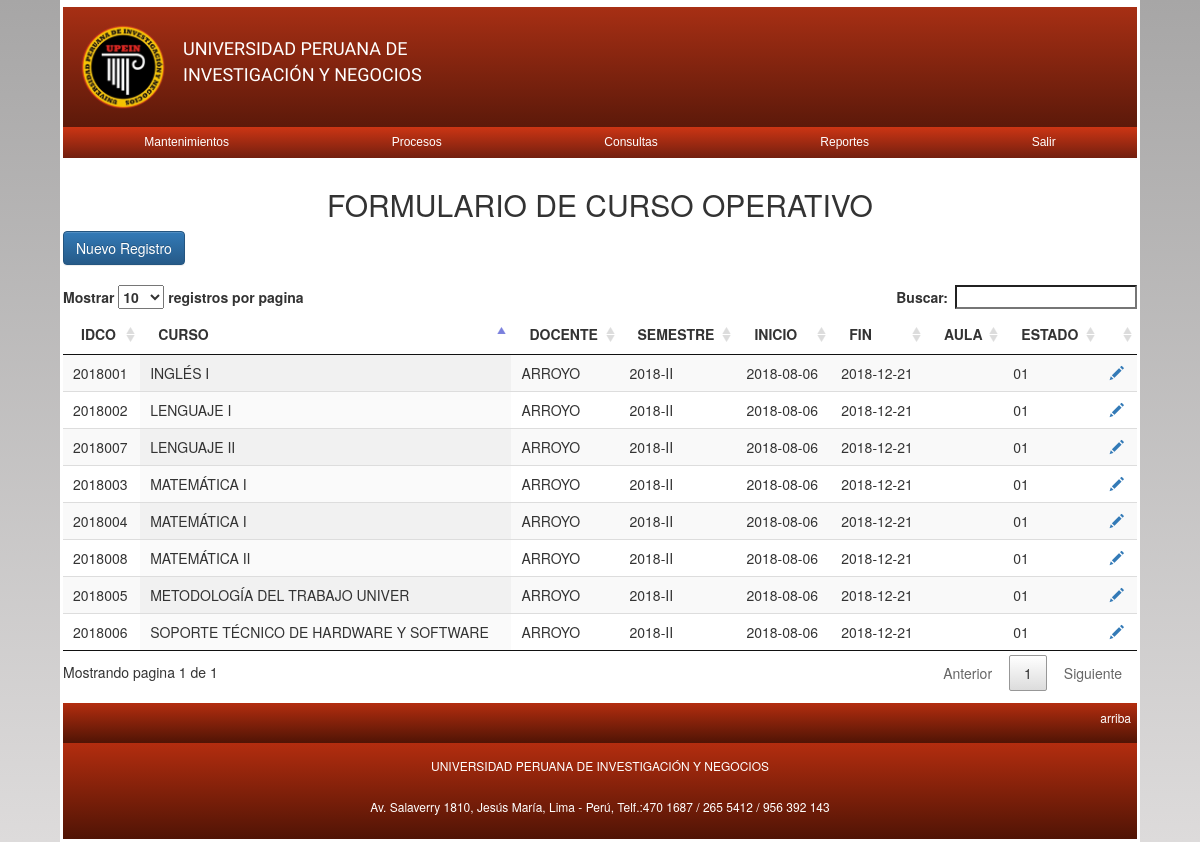
The page /proceso/academico/p_a_cursoo.php (signed in) on the database its author committed.
### tables this page shows
CREATE TABLE `tbl_curso_operativo` (
  `IDCO` char(7) NOT NULL DEFAULT '',
  `IDCursos` varchar(8) DEFAULT NULL,
  `IDDocente` varchar(10) DEFAULT NULL,
  `IDSemestre` int(11) DEFAULT NULL,
  `IDAula` int(11) NOT NULL,
  `F_exParcial` datetime DEFAULT NULL,
  `F_exFinal` datetime DEFAULT NULL,
  `F_exSusti` datetime DEFAULT NULL,
  `Estado` char(2) DEFAULT NULL
);

CREATE TABLE `tbl_cursos` (
  `Año` int(11) NOT NULL,
  `Semestre` varchar(2) NOT NULL,
  `IDCursos` varchar(8) NOT NULL DEFAULT '',
  `Descripcion` varchar(100) DEFAULT NULL,
  `IDCarrera` varchar(4) NOT NULL,
  `Tipo_Curso` varchar(1) DEFAULT NULL,
  `IDCiclo` int(11) DEFAULT NULL,
  `IDPrerequisito` varchar(8) NOT NULL,
  `Creditos` int(11) DEFAULT NULL,
  `Rcreditos` int(11) DEFAULT NULL,
  `HorasTeoricas` int(5) DEFAULT NULL,
  `HorasPractica` int(5) DEFAULT NULL,
  `Tipo` char(1) DEFAULT NULL,
  `IDTA` int(11) NOT NULL,
  `Estado` char(2) DEFAULT NULL
);

CREATE TABLE `tbl_docente` (
  `IDDocente` varchar(10) NOT NULL DEFAULT '',
  `Tipo_doc` varchar(30) DEFAULT NULL,
  `N_documento` varchar(20) DEFAULT NULL,
  `Nombres` varchar(30) DEFAULT NULL,
  `Apellidos` varchar(60) DEFAULT NULL,
  `Fecha_nac` date DEFAULT NULL,
  `Direccion` varchar(60) DEFAULT NULL,
  `Cod_Dist` varchar(10) NOT NULL,
  `Telf_fijo` varchar(15) NOT NULL,
  `Telf_celular` varchar(15) NOT NULL,
  `Email` varchar(50) NOT NULL,
  `Categoria` varchar(100) NOT NULL,
  `Regi_dedicacion` varchar(10) NOT NULL,
  `Tiem_labores` int(11) NOT NULL,
  `Estado` varchar(10) DEFAULT NULL
);

CREATE TABLE `tbl_semestre` (
  `IDSemestre` int(11) NOT NULL,
  `Descripcion` varchar(10) DEFAULT NULL,
  `Nro_pagos` int(11) DEFAULT NULL,
  `Fecha_Inicio` date DEFAULT NULL,
  `Fecha_Fin` date DEFAULT NULL,
  `Detalle` varchar(40) DEFAULT NULL,
  `nro_notas` tinyint(4) DEFAULT NULL,
  `Estado` varchar(2) DEFAULT NULL
);

### proceso/academico/p_a_cursoo.php (the view, shortened to what this page needs)
<?php
	require '../../conexion.php';
	$sql = "SELECT co.IDCO AS id, c.Descripcion AS curso, d.Apellidos AS profe, s.Descripcion AS semestre,s.Fecha_Inicio AS inicio,s.Fecha_Fin AS fin, a.Descripcion AS aula, co.Estado AS estado";
    $sql.=" FROM ((((tbl_curso_operativo AS co INNER JOIN tbl_cursos AS c ON co.IDCursos=c.IDCursos) INNER JOIN tbl_docente AS d ON co.IDDocente=d.IDDocente) INNER JOIN tbl_semestre AS s ON co.IDSemestre=s.IDSemestre) LEFT JOIN tbl_aula AS a ON co.IDAula=a.IDAula)";
	$resultado = $mysqli->query($sql);
?>
<!DOCTYPE html>
<html lang="es">
<head>
    <link href="../../css/bootstrap.min.css" rel="stylesheet">
	<link href="../../css/bootstrap-theme.css" rel="stylesheet">
	<link href="../../css/jquery.dataTables.min.css" rel="stylesheet">
	<link rel="stylesheet" href="../../css/estilos.css">
</head>
<body>
	<div class="contenedor">
        <?php include '../../nav.php';?>
		<div class="container">
				<div class="row">
					<h2 style="text-align:center">FORMULARIO DE CURSO OPERATIVO</h2>
				</div>
                <div class="row">
					<a href="p_a_co_nuevo.php" class="btn btn-primary">Nuevo Registro</a>
				</div>
				<br>
				<div class="row table-responsive">
					<table class="display" id="mitabla">
						<thead>
							<tr>
								<th>IDCO</th>
								<th>CURSO</th>
                                <th>DOCENTE</th>
                                <th>SEMESTRE</th>
								<th>INICIO</th>
								<th>FIN</th>
                                <th>AULA</th>
								<th>ESTADO</th>
                                <th></th>
							</tr>
						</thead>
						<tbody>
							<?php while($row = $resultado->fetch_array(MYSQLI_ASSOC)) { ?>
								<tr>
									<td><?php echo $row['id'];?></td>
									<td><?php echo $row['curso'];?></td>
									<td><?php echo $row['profe'];?></td>
                                    <td><?php echo $row['semestre'];?></td>
									<td><?php echo $row['inicio'];?></td>
									<td><?php echo $row['fin'];?></td>
                                    <td><?php echo $row['aula'];?></td>
                                    <td><?php echo $row['estado'];?></td>
									<td><a href="#"><span class="glyphicon glyphicon-pencil"></span></a></td>
								</tr>
							<?php } ?>
						</tbody>
					</table>
				</div>
			</div>
		<footer>
			<div class="arriba"><a href="#header">arriba</a></div>
			<div class="p_footer">
				<p>UNIVERSIDAD PERUANA DE INVESTIGACIÓN Y NEGOCIOS</p>
				<p>Av. Salaverry 1810, Jesús María, Lima - Perú, Telf.:470 1687 / 265 5412 / 956 392 143</p>
			</div>
		</footer>
	</div>
</body>
</html>

### css/estilos.css (style rules this page uses)
* { padding: 0px; margin: 0px; }
footer div { background: linear-gradient(rgb(179, 45, 15),rgb(80, 20, 5)); font-size: 1vw; color: white; }
.arriba { height: 5vh; display: flex; flex-direction: row-reverse; }
.arriba a { padding:.5vw; text-decoration: none; color:white; }
.p_footer { display: flex; height: 8vw; text-align: center; flex-direction: column; justify-content: space-evenly; }
.contenedor { padding: 0; width: 90vw; margin: auto; border: .3vw white solid; background: white; }
.container { background-color: white; width: 100%; margin-bottom:1vw; }
body { background: linear-gradient(#A7A6A6,#DDDBDB); }

### rows shown on the page
tbl_curso_operativo: IDCO "2018001", IDCursos.Descripcion "INGLÉS I", IDDocente.Apellidos "ARROYO", IDSemestre.Descripcion "2018-II", IDSemestre.Fecha_Inicio "2018-08-06", IDSemestre.Fecha_Fin "2018-12-21", Estado "01"
tbl_curso_operativo: IDCO "2018002", IDCursos.Descripcion "LENGUAJE I", IDDocente.Apellidos "ARROYO", IDSemestre.Descripcion "2018-II", IDSemestre.Fecha_Inicio "2018-08-06", IDSemestre.Fecha_Fin "2018-12-21", Estado "01"
tbl_curso_operativo: IDCO "2018003", IDCursos.Descripcion "MATEMÁTICA I", IDDocente.Apellidos "ARROYO", IDSemestre.Descripcion "2018-II", IDSemestre.Fecha_Inicio "2018-08-06", IDSemestre.Fecha_Fin "2018-12-21", Estado "01"
tbl_curso_operativo: IDCO "2018004", IDCursos.Descripcion "MATEMÁTICA I", IDDocente.Apellidos "ARROYO", IDSemestre.Descripcion "2018-II", IDSemestre.Fecha_Inicio "2018-08-06", IDSemestre.Fecha_Fin "2018-12-21", Estado "01"
tbl_curso_operativo: IDCO "2018005", IDCursos.Descripcion "METODOLOGÍA DEL TRABAJO UNIVER", IDDocente.Apellidos "ARROYO", IDSemestre.Descripcion "2018-II", IDSemestre.Fecha_Inicio "2018-08-06", IDSemestre.Fecha_Fin "2018-12-21", Estado "01"
tbl_curso_operativo: IDCO "2018006", IDCursos.Descripcion "SOPORTE TÉCNICO DE HARDWARE Y SOFTWARE", IDDocente.Apellidos "ARROYO", IDSemestre.Descripcion "2018-II", IDSemestre.Fecha_Inicio "2018-08-06", IDSemestre.Fecha_Fin "2018-12-21", Estado "01"
tbl_curso_operativo: IDCO "2018007", IDCursos.Descripcion "LENGUAJE II", IDDocente.Apellidos "ARROYO", IDSemestre.Descripcion "2018-II", IDSemestre.Fecha_Inicio "2018-08-06", IDSemestre.Fecha_Fin "2018-12-21", Estado "01"
tbl_curso_operativo: IDCO "2018008", IDCursos.Descripcion "MATEMÁTICA II", IDDocente.Apellidos "ARROYO", IDSemestre.Descripcion "2018-II", IDSemestre.Fecha_Inicio "2018-08-06", IDSemestre.Fecha_Fin "2018-12-21", Estado "01"
